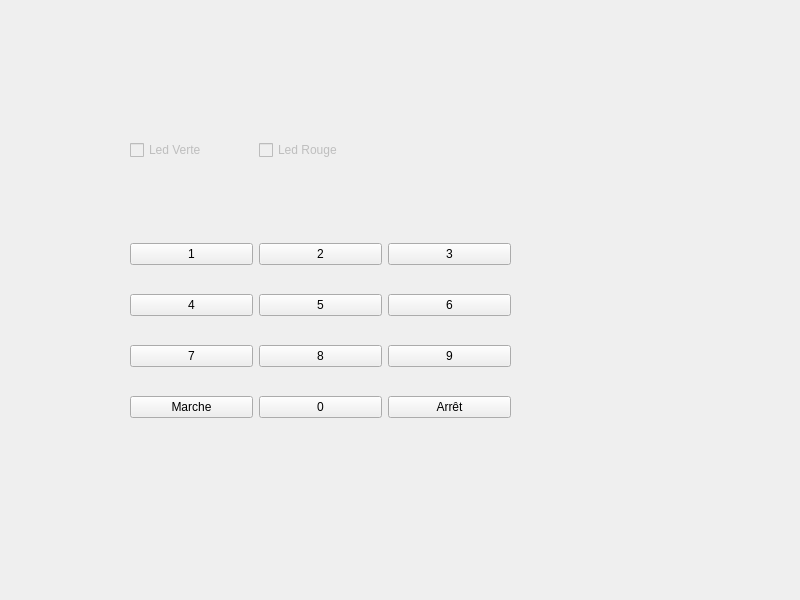
<?xml version="1.0" encoding="UTF-8"?>
<ui version="4.0">
 <class>Clavier</class>
 <widget class="QWidget" name="Clavier">
  <property name="geometry">
   <rect>
    <x>0</x>
    <y>0</y>
    <width>800</width>
    <height>600</height>
   </rect>
  </property>
  <property name="windowTitle">
   <string>Centrale D'alarme</string>
  </property>
  <widget class="QWidget" name="">
   <property name="geometry">
    <rect>
     <x>130</x>
     <y>220</y>
     <width>381</width>
     <height>221</height>
    </rect>
   </property>
   <layout class="QGridLayout" name="gridLayout">
    <item row="0" column="0">
     <widget class="QPushButton" name="pushButton1">
      <property name="text">
       <string>1</string>
      </property>
     </widget>
    </item>
    <item row="0" column="1">
     <widget class="QPushButton" name="pushButton2">
      <property name="text">
       <string>2</string>
      </property>
     </widget>
    </item>
    <item row="0" column="2">
     <widget class="QPushButton" name="pushButton3">
      <property name="text">
       <string>3</string>
      </property>
     </widget>
    </item>
    <item row="1" column="0">
     <widget class="QPushButton" name="pushButton4">
      <property name="text">
       <string>4</string>
      </property>
     </widget>
    </item>
    <item row="1" column="1">
     <widget class="QPushButton" name="pushButton5">
      <property name="text">
       <string>5</string>
      </property>
     </widget>
    </item>
    <item row="1" column="2">
     <widget class="QPushButton" name="pushButton6">
      <property name="text">
       <string>6</string>
      </property>
     </widget>
    </item>
    <item row="2" column="0">
     <widget class="QPushButton" name="pushButton7">
      <property name="text">
       <string>7</string>
      </property>
     </widget>
    </item>
    <item row="2" column="1">
     <widget class="QPushButton" name="pushButton8">
      <property name="text">
       <string>8</string>
      </property>
     </widget>
    </item>
    <item row="2" column="2">
     <widget class="QPushButton" name="pushButton9">
      <property name="text">
       <string>9</string>
      </property>
     </widget>
    </item>
    <item row="3" column="0">
     <widget class="QPushButton" name="pushButtonMarche">
      <property name="text">
       <string>Marche</string>
      </property>
     </widget>
    </item>
    <item row="3" column="1">
     <widget class="QPushButton" name="pushButton0">
      <property name="text">
       <string>0</string>
      </property>
     </widget>
    </item>
    <item row="3" column="2">
     <widget class="QPushButton" name="pushButtonArret">
      <property name="text">
       <string>Arrêt</string>
      </property>
     </widget>
    </item>
   </layout>
  </widget>
  <widget class="QWidget" name="">
   <property name="enabled">
    <bool>false</bool>
   </property>
   <property name="geometry">
    <rect>
     <x>130</x>
     <y>120</y>
     <width>251</width>
     <height>61</height>
    </rect>
   </property>
   <layout class="QHBoxLayout" name="horizontalLayout">
    <item>
     <widget class="QCheckBox" name="checkBoxLedVerte">
      <property name="enabled">
       <bool>false</bool>
      </property>
      <property name="text">
       <string>Led Verte</string>
      </property>
     </widget>
    </item>
    <item>
     <widget class="QCheckBox" name="checkBoxLedRouge">
      <property name="enabled">
       <bool>false</bool>
      </property>
      <property name="text">
       <string>Led Rouge</string>
      </property>
     </widget>
    </item>
   </layout>
  </widget>
 </widget>
 <resources/>
 <connections/>
</ui>
